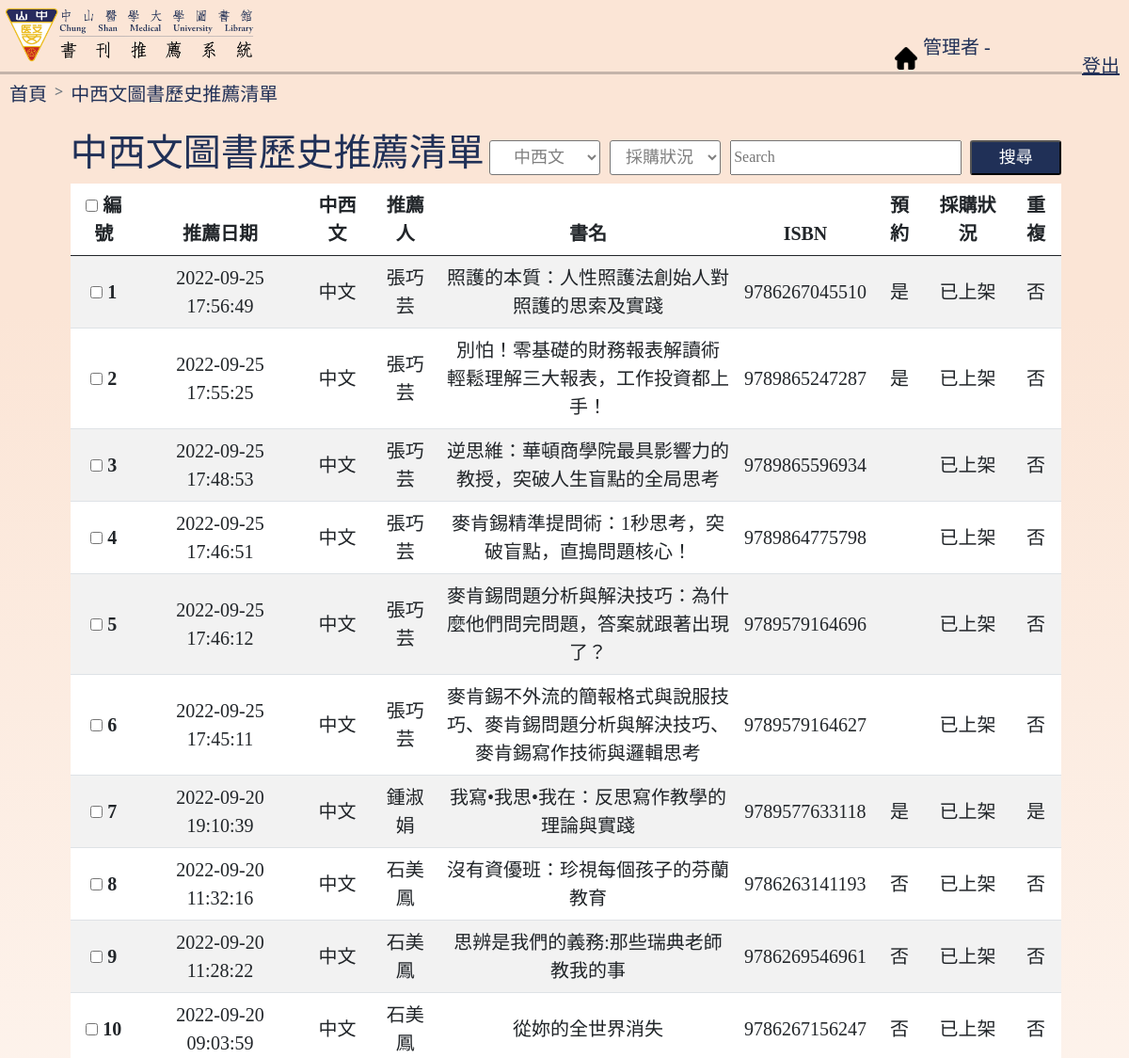
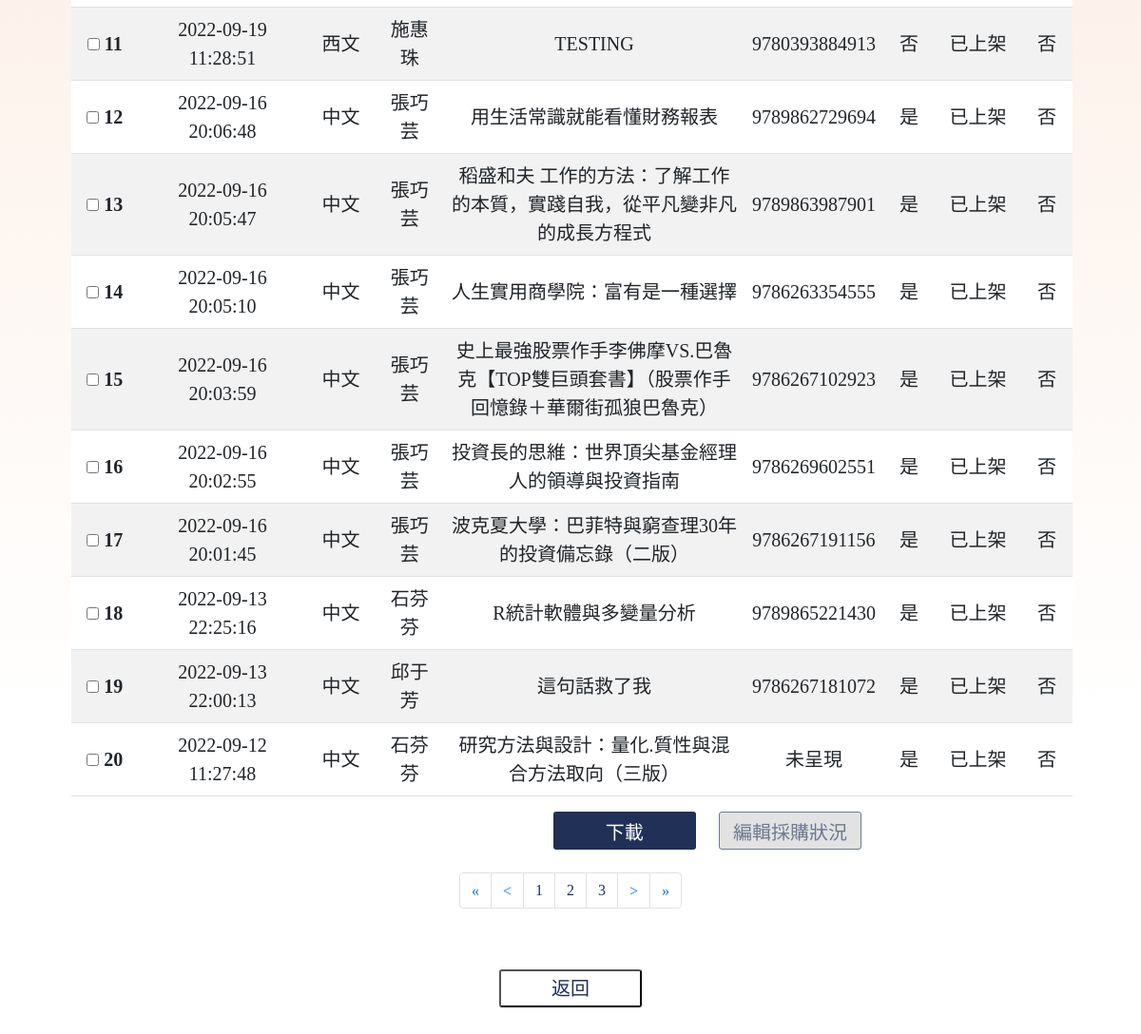
The page /administrator/ceb_history.php on the database its author committed (2 pictures, top to bottom).
### tables this page shows
CREATE TABLE `hrec_ceb` (
  `no` int NOT NULL AUTO_INCREMENT,
  `name` varchar(12) NOT NULL DEFAULT '',
  `id` varchar(12) NOT NULL DEFAULT '',
  `style` varchar(12) NOT NULL DEFAULT '其他',
  `unit` varchar(40) NOT NULL DEFAULT '',
  `email` varchar(40) DEFAULT NULL,
  `language` varchar(8) NOT NULL DEFAULT '',
  `pred` char(2) NOT NULL DEFAULT '',
  `book` varchar(100) NOT NULL,
  `auth` varchar(20) NOT NULL DEFAULT '',
  `publish` varchar(60) NOT NULL DEFAULT '',
  `version` varchar(20) DEFAULT NULL,
  `year` year(4) DEFAULT NULL,
  `isbn` varchar(15) NOT NULL DEFAULT '',
  `price` varchar(15) DEFAULT NULL,
  `date` datetime DEFAULT CURRENT_TIMESTAMP,
  `profession` varchar(5) DEFAULT NULL,
  `reason` varchar(255) DEFAULT NULL,
  `situation` varchar(20) DEFAULT '待處理',
  `IntroUrl` varchar(255) DEFAULT NULL,
  `duplicate` varchar(4) DEFAULT NULL,
  `nbReason` varchar(255) DEFAULT NULL,
  `empty` varchar(2) DEFAULT '否',
  PRIMARY KEY (`no`),
  UNIQUE KEY `book` (`book`,`year`,`isbn`)
);

### administrator/ceb_history.php (the view, shortened to what the rows shown need)
<!DOCTYPE html>
<?php session_start();
require_once("../mysql_connect.php");
?>
<html>
<head>
    <link href="https://cdn.jsdelivr.net/npm/bootstrap@5.0.0/dist/css/bootstrap.min.css" rel="stylesheet"
>
    <link rel="stylesheet" type="text/css" href="./style.css" />
</head>
<body>
    <nav class="navbar navbar-light" style="width:95%;">
        <div class="container-fluid" style="margin-left:5.5%;">
            <h2 id="la-tit">中西文圖書歷史推薦清單</h2>
            <div id="ceb_table" style="width:100%;">
                <table class="table table-striped table-hover" id="record-table" align="center">
                    <thead>
                        <tr>
                            <th scope="col">
                                <input type="checkbox" name="all"
                                    onclick="check_all(this,'check'); disableElement('all'); allPush();">
                                編號
                            </th>
                            <th scope="col">推薦日期</th>
                            <th scope="col">中西文</th>
                            <th scope="col">推薦人</th>
                            <th scope="col">書名</th>
                            <th scope="col">ISBN</th>
                            <th scope="col">預約</th>
                            <th scope="col">採購狀況</th>
                            <th scope="col">重複</th>
                        </tr>
                    </thead>
                    <tbody>
                        <?php
                        if (isset($_GET['language'])) {
                            $language = $_GET['language'];
                            $sql_view = "SELECT * FROM hrec_ceb ";
                            if (isset($_GET['search'])) {
                                $search = $_GET['search'];
                                $sql_view = $sql_view . " WHERE (
                                            date like '%" . $search . "%' or
                                            name like '%" . $search . "%' or
                                            book like '%" . $search . "%' or
                                            isbn like '%" . $search . "%'or
                                            pred like '%" . $search . "%'or
                                            situation like '%" . $search . "%' or
                                            duplicate like '%" . $search . "%')
                                            and language like'%" . $language . "%';";
                            } else {
                                $sql_view = $sql_view . " WHERE language like '%" . $language . "%';";
                            }
                        } else {
                            if (isset($_GET['search'])) {
                                $search = $_GET['search'];
                                $sql_view = "SELECT * FROM hrec_ceb ";
                                $sql_view = $sql_view . " WHERE
                                            date like '%" . $search . "%' or
                                            language like'%" . $search . "%' or
                                            name like '%" . $search . "%' or
                                            book like '%" . $search . "%' or
                                            isbn like '%" . $search . "%'or
                                            pred like '%" . $search . "%'or
                                            situation like '%" . $search . "%'or
                                            duplicate like '%" . $search . "%';";
                            } else {
                                $sql_view = "SELECT * FROM hrec_ceb ;";
                            }
                        }
                        $result = $con->query($sql_view);
                        if ($result) {
                            $total = mysqli_num_rows($result);
                            $number = intval($total / 20);
                            $spare = $total % 20;
                            if ($spare != 0) {
                                $number += 1;
                            }
                        }
                        $sql = "SELECT `no`,`date`,`language`,`name`,`book`,`isbn`,`pred`,`situation`,`duplicate`
                                FROM hrec_ceb";
                        $sql = $sql . " ORDER BY date desc ";
                        if (isset($_GET['page'])) {
                            $temp = 0;
                            while ($temp < $number) {
                                $temp = $temp + 1;
                                if (intval($_GET['page']) == $temp) {
                                    $temp1 = ($temp - 1) * 20;
                                    $sql = $sql . ' LIMIT ' . $temp1 . ',20;';
                                    break;
                                }
                            }
                        } else {
                            $sql = $sql . " LIMIT 0,20;";
                        }
                        $result = $con->query($sql);
                        $num = 1;
                        if (isset($_GET['page'])) {
                            $p = intval($_GET['page']);
                            $num = $num + 20 * ($p - 1);
                        } else {
                            $p = 1;
                            $num = $num + 20 * ($p - 1);
                        }
                        while ($hrec_ceb = $result->fetch_array()) {
                            echo '<tr style="vertical-align: middle;">';
                            echo '<th><input type="checkbox" name="check" onclick="disableElement(' . "'check'" . ')" value="' . $hrec_ceb["no"] . '">&nbsp;' . $num . '</th>';
                            echo '<td>' . $hrec_ceb["date"] . '</td>';
                            echo '<td>' . $hrec_ceb["language"] . '</td>';
                            echo '<td>' . $hrec_ceb["name"] . '</td>';
                            echo '<td style="width:30%;">' . $hrec_ceb["book"] . '</td>';
                            echo '<td style="mso-number-format:`\@`;" >' . $hrec_ceb["isbn"] . '</td>';
                            echo '<td>' . $hrec_ceb["pred"] . '</td>';
                            echo '<td>' . $hrec_ceb["situation"] . '</td>';
                            echo '<td>' . $hrec_ceb["duplicate"] . '</td>';
                            echo '</tr>';
                            $num += 1;
                        }
                        ?>
                    </tbody>
                </table>
            </div>
        </div>
    </nav>
    <br><br>
    <br>
</body>
</html>

### rows shown on the page
hrec_ceb: date "2022-09-25 17:56:49", language "中文", name "張巧芸", book "照護的本質：人性照護法創始人對照護的思索及實踐", isbn "9786267045510", pred "是", situation "已上架", duplicate "否"
hrec_ceb: date "2022-09-25 17:55:25", language "中文", name "張巧芸", book "別怕！零基礎的財務報表解讀術 輕鬆理解三大報表，工作投資都上手！", isbn "9789865247287", pred "是", situation "已上架", duplicate "否"
hrec_ceb: date "2022-09-25 17:48:53", language "中文", name "張巧芸", book "逆思維：華頓商學院最具影響力的教授，突破人生盲點的全局思考", isbn "9789865596934", situation "已上架", duplicate "否"
hrec_ceb: date "2022-09-25 17:46:51", language "中文", name "張巧芸", book "麥肯錫精準提問術：1秒思考，突破盲點，直搗問題核心！", isbn "9789864775798", situation "已上架", duplicate "否"
hrec_ceb: date "2022-09-25 17:46:12", language "中文", name "張巧芸", book "麥肯錫問題分析與解決技巧：為什麼他們問完問題，答案就跟著出現了？", isbn "9789579164696", situation "已上架", duplicate "否"
hrec_ceb: date "2022-09-25 17:45:11", language "中文", name "張巧芸", book "麥肯錫不外流的簡報格式與說服技巧、麥肯錫問題分析與解決技巧、麥肯錫寫作技術與邏輯思考", isbn "9789579164627", situation "已上架", duplicate "否"
hrec_ceb: date "2022-09-20 19:10:39", language "中文", name "鍾淑娟", book "我寫•我思•我在：反思寫作教學的理論與實踐", isbn "9789577633118", pred "是", situation "已上架", duplicate "是"
hrec_ceb: date "2022-09-20 11:32:16", language "中文", name "石美鳳", book "沒有資優班：珍視每個孩子的芬蘭教育", isbn "9786263141193", pred "否", situation "已上架", duplicate "否"
hrec_ceb: date "2022-09-20 11:28:22", language "中文", name "石美鳳", book "思辨是我們的義務:那些瑞典老師教我的事", isbn "9786269546961", pred "否", situation "已上架", duplicate "否"
hrec_ceb: date "2022-09-20 09:03:59", language "中文", name "石美鳳", book "從妳的全世界消失", isbn "9786267156247", pred "否", situation "已上架", duplicate "否"
hrec_ceb: date "2022-09-19 11:28:51", language "西文", name "施惠珠", book "TESTING", isbn "9780393884913", pred "否", situation "已上架", duplicate "否"
hrec_ceb: date "2022-09-16 20:06:48", language "中文", name "張巧芸", book "用生活常識就能看懂財務報表", isbn "9789862729694", pred "是", situation "已上架", duplicate "否"
hrec_ceb: date "2022-09-16 20:05:47", language "中文", name "張巧芸", book "稻盛和夫 工作的方法：了解工作的本質，實踐自我，從平凡變非凡的成長方程式", isbn "9789863987901", pred "是", situation "已上架", duplicate "否"
hrec_ceb: date "2022-09-16 20:05:10", language "中文", name "張巧芸", book "人生實用商學院：富有是一種選擇", isbn "9786263354555", pred "是", situation "已上架", duplicate "否"
hrec_ceb: date "2022-09-16 20:03:59", language "中文", name "張巧芸", book "史上最強股票作手李佛摩VS.巴魯克【TOP雙巨頭套書】（股票作手回憶錄＋華爾街孤狼巴魯克）", isbn "9786267102923", pred "是", situation "已上架", duplicate "否"
hrec_ceb: date "2022-09-16 20:02:55", language "中文", name "張巧芸", book "投資長的思維：世界頂尖基金經理人的領導與投資指南", isbn "9786269602551", pred "是", situation "已上架", duplicate "否"
hrec_ceb: date "2022-09-16 20:01:45", language "中文", name "張巧芸", book "波克夏大學：巴菲特與窮查理30年的投資備忘錄（二版）", isbn "9786267191156", pred "是", situation "已上架", duplicate "否"
hrec_ceb: date "2022-09-13 22:25:16", language "中文", name "石芬芬", book "R統計軟體與多變量分析", isbn "9789865221430", pred "是", situation "已上架", duplicate "否"
hrec_ceb: date "2022-09-13 22:00:13", language "中文", name "邱于芳", book "這句話救了我", isbn "9786267181072", pred "是", situation "已上架", duplicate "否"
hrec_ceb: date "2022-09-12 11:27:48", language "中文", name "石芬芬", book "研究方法與設計：量化.質性與混合方法取向（三版）", isbn "未呈現", pred "是", situation "已上架", duplicate "否"
